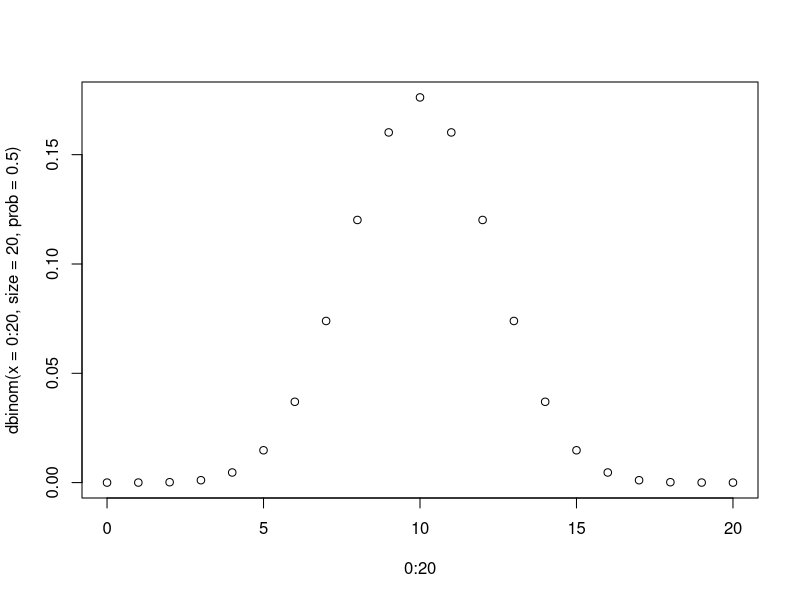
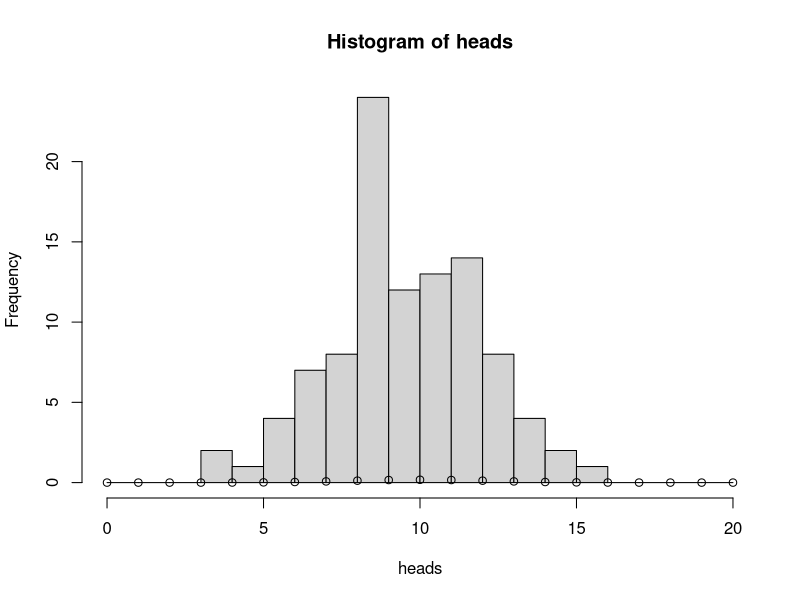
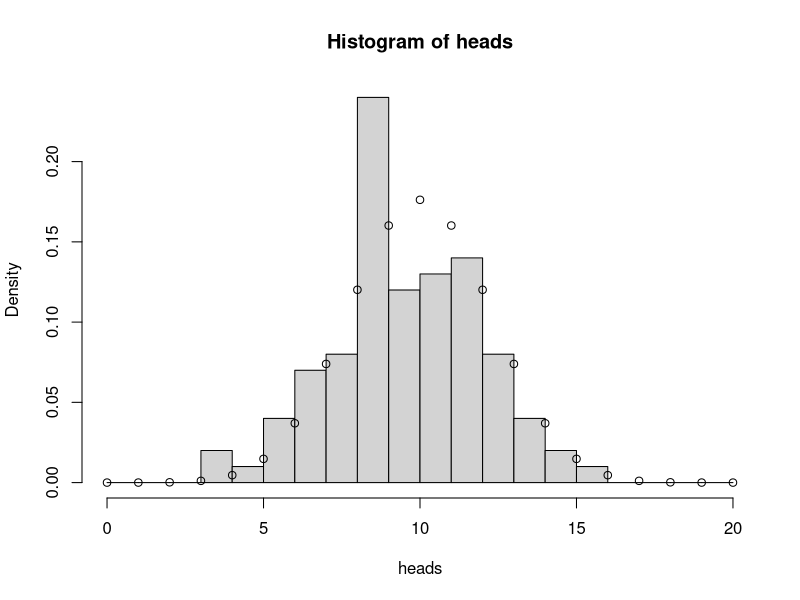
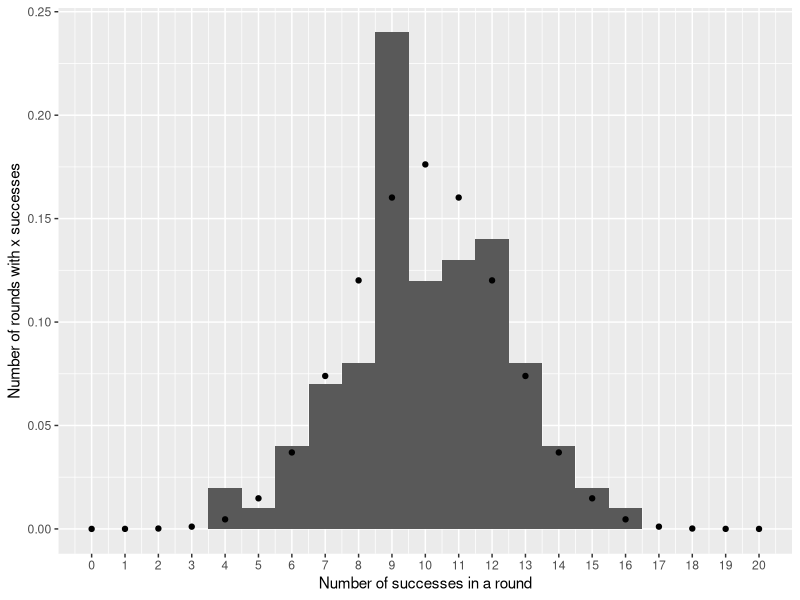
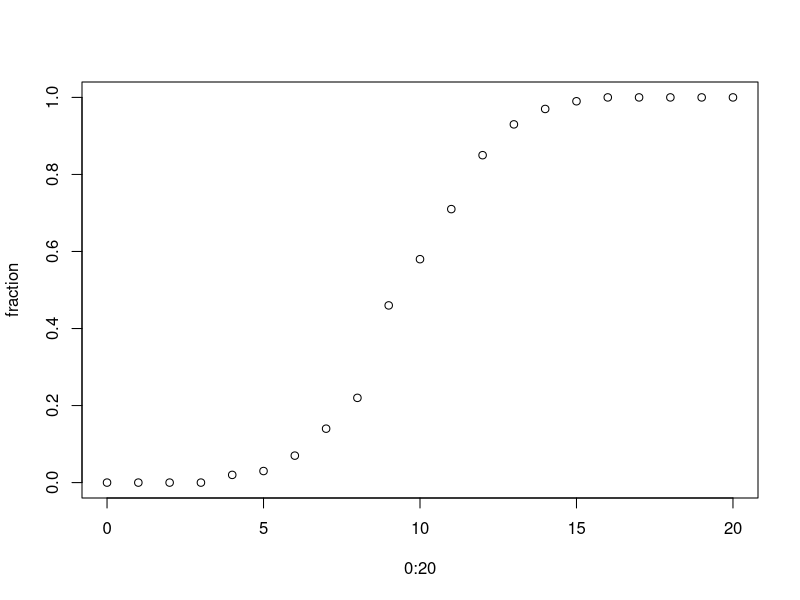
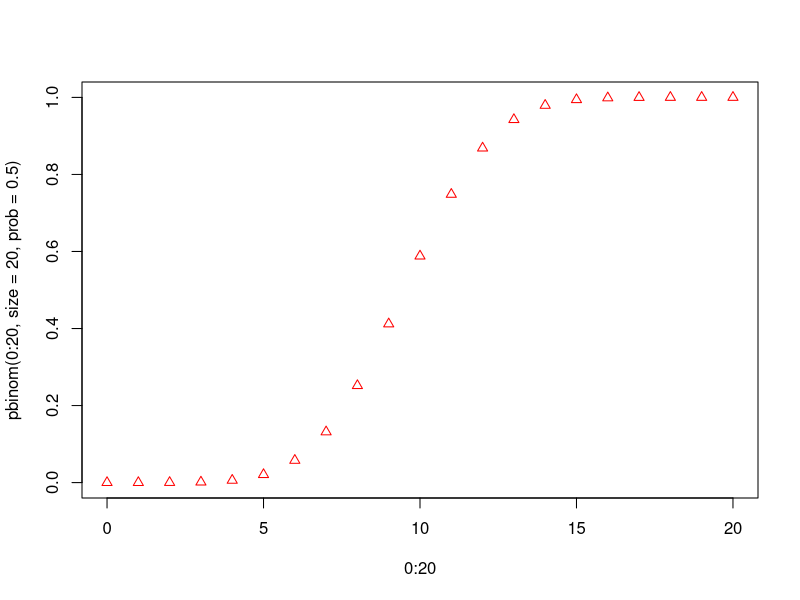
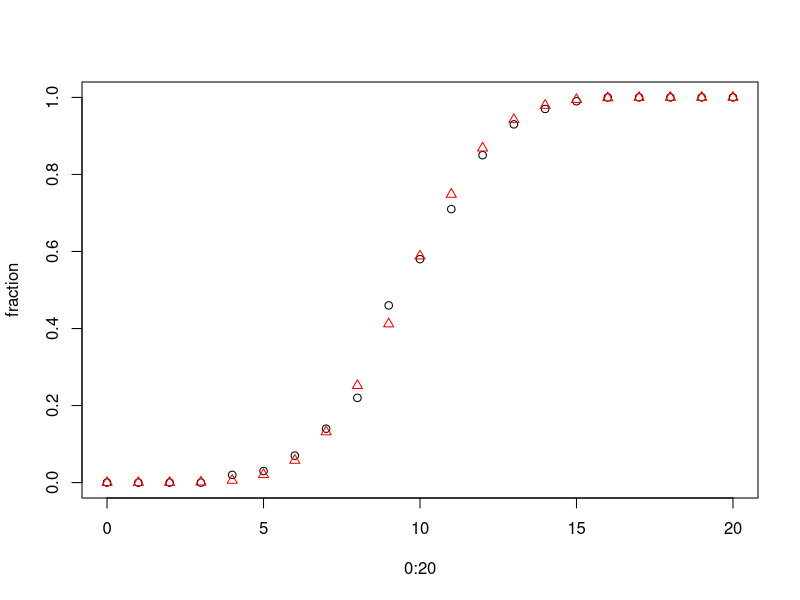
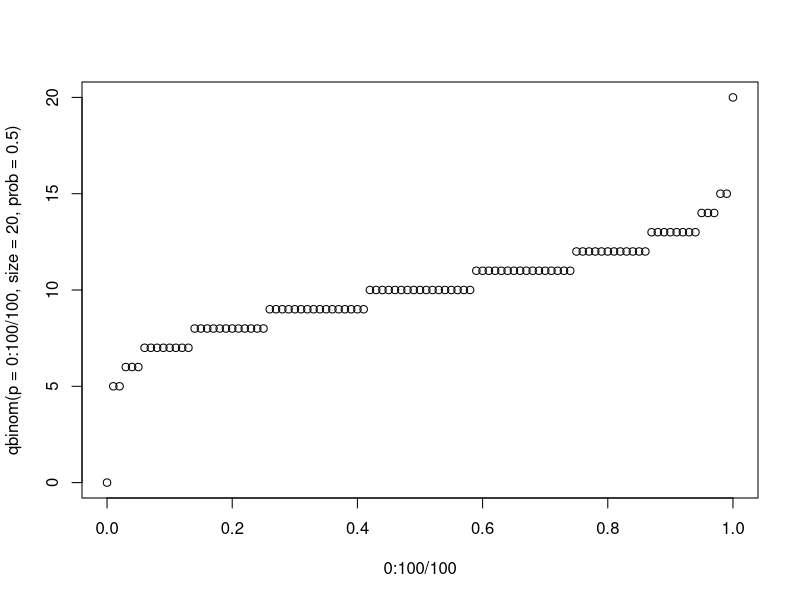

Here is the R script that generated these plots, in order:
## ---- chunk 1
## Binomial, coin-flips
# The number of heads from one trial with 20 coins, each coin having a 50% probability of landing on heads.
rbinom(n=1, size=20, prob=0.5)

# The number of heads in each of twenty trials with 20 coins, each coin having  a 50% probability of landing on heads.
rbinom(n=20, size=20, prob=0.5)
## ---- chunk 2
# The number of heads in each of twenty trials with 20 coins, each coin having  a 33% probability of landing on heads.
rbinom(n=20, size=20, prob=0.33)
## ---- chunk 3
sim <- rbinom(1e6, size=20, prob = 0.5)
sum(sim == 2)/length(sim)
## ---- chunk 4
dbinom(x=2, size=20, prob=0.5)
## ---- chunk 5
dbinom(x=0:20, size=20, prob=0.5)
## ---- chunk 6
plot(x=0:20, y=dbinom(x=0:20, size=20, prob=0.5))
## ---- chunk 7
# remake our heads data set for a fair coin
heads <- rbinom(n=100, size=20, prob=0.5)
#plot the histogram
hist(heads, breaks=0:20)

# add the points of the theoretical expectation
points(x=0:20, y=dbinom(x=0:20, size=20, prob=0.5))
## ---- chunk 8
#plot the histogram, with a y axis of the proportion
hist(heads, breaks=0:20, freq=FALSE)

# add the points of the theoretical expectation
points(x=0:20, y=dbinom(x=0:20, size=20, prob=0.5))
## ---- chunk 9
#| message: false
library(tidyverse)

ggplot(tibble(x=heads), aes(x)) + 
  geom_histogram(aes(y=after_stat(density)), 
                 binwidth=1, ) + 
  stat_function(fun=dbinom, 
                args=list(size=20, prob=0.5), 
                n=21, 
                geom="point") +
  scale_x_continuous("Number of successes in a round", 
                     limits=c(0,20), 
                     breaks=0:20) + 
  scale_y_continuous("Number of rounds with x successes")
## ---- chunk 10
sum(heads <= 12) / length(heads)
## ---- chunk 11
fraction <- numeric()

for(i in 0:20){
  fraction[i+1] <- sum(heads <= i) / length(heads)
}
fraction
plot(x=0:20, y=fraction)
## ---- chunk 12
print(hist(heads, breaks=0:21, plot=FALSE)) # Look in density

cumsum( hist(heads, breaks=0:21, plot=FALSE)$density )
## ---- chunk 13
pbinom(0:20, size=20, prob=0.5)

plot(x=0:20, y=pbinom(0:20, size=20, prob=0.5), col = "red", pch = 2)
## ---- chunk 14
plot(x=0:20, y=fraction)
points(x=0:20, y=pbinom(0:20, size=20, prob=0.5), col = "red", pch = 2)
## ---- chunk 15
qbinom(p=0.95, size=20, prob=0.5)
## ---- chunk 16
plot(x=0:100/100, 
     qbinom(p=0:100/100, size=20, prob=0.5)
     )
## ---- chunk 17
#| echo: false
#| message: false
#| warning: false
#| fig-cap: The relationships and function of the PDF (dbinom), random deviate generating function (rbinom), CDF (pbinom), and quantile function (qbinom) of the binomial distribution. Follow the arrows from input to ouput. Note the line from x=9.5 is defined as 0 in dbinom, but 0.412 in pbinom. Also, qbinom for 0.412 yields 9. Think about why. 

library(cowplot)
theme_set(theme_minimal())

df <- tibble(x=0:20, 
       prob = dbinom(x, size = 20, prob = 0.5), 
       cump = pbinom(x, size = 20, prob = 0.5))

segs <- tibble(x = c(5, 8, 9.5,  11), 
               prob = dbinom(x, size = 20, prob = 0.5), 
              cump = pbinom(x, size = 20, prob = 0.5), 
              qump = qbinom(cump, size = 20, prob = 0.5))

# dbinom
dp <- ggplot(df, aes(x, prob)) + geom_point() +
  geom_segment(data=segs, aes(xend = x, y=0, yend = prob), col = "red") + 
  geom_segment(data=segs, aes(x=x, xend=0, y=prob, yend=prob), col = "red", arrow = arrow(type = "closed", length = unit(0.2, "cm"))) + 
  labs(y="Probability mass", 
       title = "dbinom()") + 
  scale_x_continuous(minor_breaks = 0:20)

# rbinom
rp <- ggplot(df, aes(x, prob)) + geom_point() +
  geom_segment(data=tibble(x=rbinom(n=7, size = 20, prob=0.5), prob=dbinom(x, size = 20, prob=0.5)), aes(x=x, xend=x, y=prob, yend=0), col = "orange", arrow = arrow(type = "closed", length = unit(0.2, "cm"))) + 
  labs(y="", 
       title = "rbinom()") + 
  scale_x_continuous(minor_breaks = 0:20)

# pbinom
pp <- ggplot(df, aes(x, cump)) + geom_point() + geom_step(direction="hv") +
  geom_segment(data=segs, aes(xend = x, y=0, yend = cump), col = "darkgreen") + 
  geom_segment(data=segs, aes(x=x, xend=0, y=cump, yend=cump), col = "darkgreen", arrow = arrow(type = "closed", length = unit(0.2, "cm"))) + 
  labs(y="Cumulative probability", 
       title = "pbinom()") + 
  scale_x_continuous(minor_breaks = 0:20)

# qbinom

qp <- ggplot(df, aes(x, cump)) + geom_point() + geom_step(direction="hv") +
  geom_segment(data=segs, aes(x=qump, xend = qump, y=cump, yend = 0), col = "blue", arrow = arrow(type = "closed", length = unit(0.2, "cm"))) + 
  geom_segment(data=segs, aes(x=qump, xend=0, y=cump, yend=cump), col = "blue") + 
  labs(y="", 
       title = "qbinom()") + 
  scale_x_continuous(minor_breaks = 0:20)

plot_grid(dp, rp, pp, qp)
## ---- chunk 18
#| echo: false
#| fig-cap: The relationships and function of the PDF (dnorm), random deviate generating function (rnorm), CDF (pnorm), and quantile function (qnorm) of the normal or Gaussian distribution. Follow the arrows from input to ouput.

library(cowplot)
theme_set(theme_minimal())

df <- tibble(x=seq(-4, 4, length.out=500), 
       prob = dnorm(x), 
       cump = pnorm(x))

segs <- tibble(x = c(0.7, -1.2, -0.4), 
               prob = dnorm(x), 
               cump = pnorm(x))

# dnorm
dp <- ggplot(df, aes(x, prob)) + geom_line() +
  geom_segment(data=segs, aes(xend = x, y=0, yend = prob), col = "red") + 
  geom_segment(data=segs, aes(x=x, xend=-4, y=prob, yend=prob), col = "red", arrow = arrow(type = "closed", length = unit(0.2, "cm"))) + 
  labs(y="Probability density", 
       title = "dnorm()")

# rnorm
rp <- ggplot(df, aes(x, prob)) + geom_line() +
  geom_segment(data=tibble(x=rnorm(7), prob=dnorm(x)), aes(x=x, xend=x, y=prob, yend=0), col = "orange", arrow = arrow(type = "closed", length = unit(0.2, "cm"))) + 
  labs(y="", 
       title = "rnorm()")

# pnorm
pp <- ggplot(df, aes(x, cump)) + geom_line() +
  geom_segment(data=segs, aes(xend = x, y=0, yend = cump), col = "darkgreen") + 
  geom_segment(data=segs, aes(x=x, xend=-4, y=cump, yend=cump), col = "darkgreen", arrow = arrow(type = "closed", length = unit(0.2, "cm"))) + 
  labs(y="Cumulative probability", 
       title = "pnorm()")

# qnorm

qp <- ggplot(df, aes(x, cump)) + geom_line() +
  geom_segment(data=segs, aes(xend = x, y=cump, yend = 0), col = "blue", arrow = arrow(type = "closed", length = unit(0.2, "cm"))) + 
  geom_segment(data=segs, aes(x=x, xend=-4, y=cump, yend=cump), col = "blue") + 
  labs(y="", 
       title = "qnorm()")

plot_grid(dp, rp, pp, qp)
## ---- chunk 19
#| include: true
#| 
tmp <- rbinom(1e6, 25, 0.65)/25
mean(tmp)
sd(tmp)

ggplot(tibble(p = tmp), aes(x=p)) + 
  geom_histogram(aes(y = after_stat(density)), binwidth = 0.04) +
  stat_function(fun = dnorm, args = list(mean = 0.651304, sd = 0.09549791)) + scale_x_continuous("p", limits = c(0,1))
  
